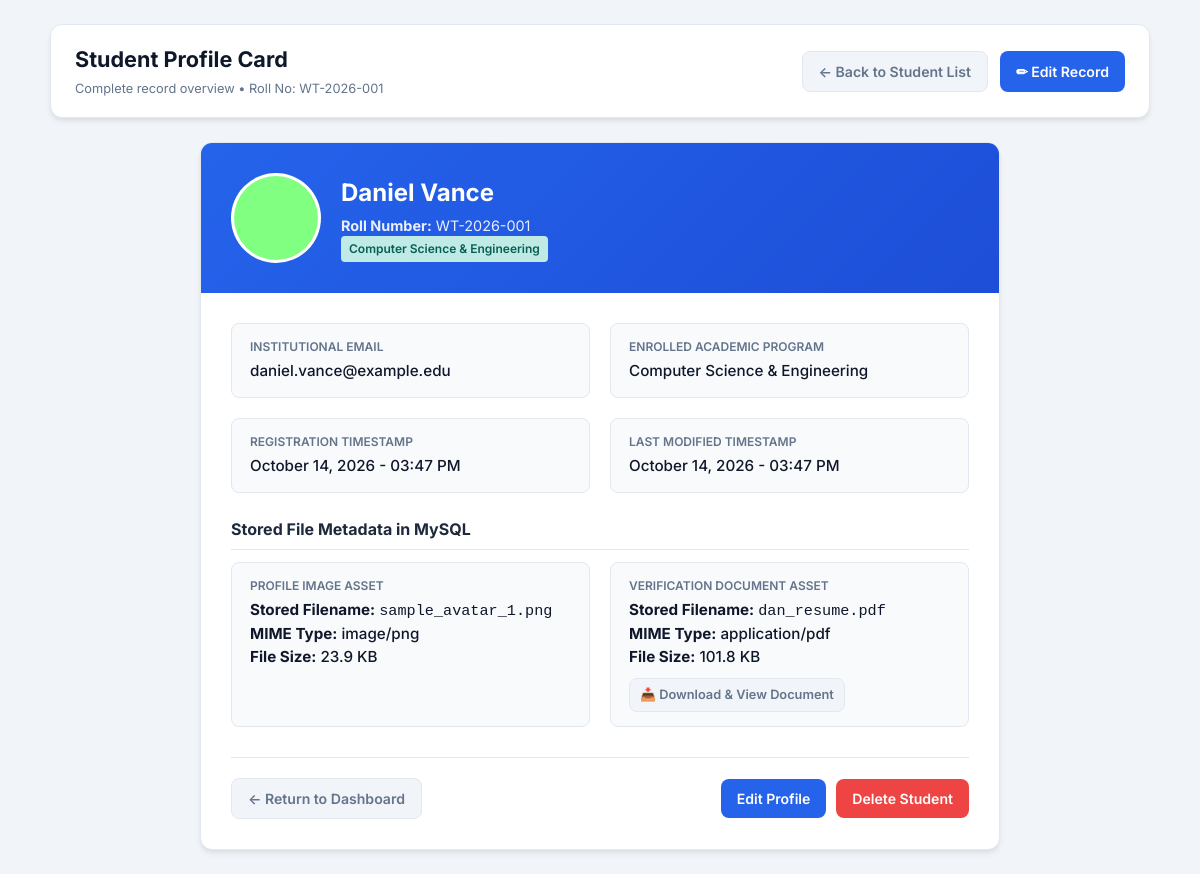
The page /view_student.php?id=1 on the database its author committed.
### tables this page shows
CREATE TABLE `students` (
    `id` INT AUTO_INCREMENT PRIMARY KEY,
    `roll_number` VARCHAR(30) NOT NULL UNIQUE,
    `full_name` VARCHAR(100) NOT NULL,
    `email` VARCHAR(100) NOT NULL UNIQUE,
    `course` VARCHAR(100) NOT NULL,
    `profile_image` VARCHAR(255) DEFAULT NULL,
    `profile_image_type` VARCHAR(100) DEFAULT NULL,
    `profile_image_size` INT DEFAULT 0,
    `document` VARCHAR(255) DEFAULT NULL,
    `document_type` VARCHAR(100) DEFAULT NULL,
    `document_size` INT DEFAULT 0,
    `created_at` TIMESTAMP DEFAULT CURRENT_TIMESTAMP,
    `updated_at` TIMESTAMP DEFAULT CURRENT_TIMESTAMP ON UPDATE CURRENT_TIMESTAMP,
    INDEX `idx_roll_number` (`roll_number`),
    INDEX `idx_email` (`email`)
);

### view_student.php (the view, shortened to what this page needs)
<?php
require_once __DIR__ . '/db.php';
$id = filter_input(INPUT_GET, 'id', FILTER_VALIDATE_INT);
try {
    $stmt = $pdo->prepare("SELECT * FROM students WHERE id = :id LIMIT 1");
    $stmt->execute([':id' => $id]);
    $student = $stmt->fetch();
} catch (PDOException $e) {
    die("Database query error: " . htmlspecialchars($e->getMessage()));
}
?>
<!DOCTYPE html>
<html lang="en">
<head>
  <link rel="stylesheet" href="style.css">
</head>
<body>
  <div class="container">
    <header class="navbar">
      <div class="nav-brand">
        <h2>Student Profile Card</h2>
        <span class="subtitle">Complete record overview &bull; Roll No: <?= htmlspecialchars($student['roll_number']) ?></span>
      </div>
      <div class="nav-actions">
        <a href="index.php" class="btn btn-secondary">&larr; Back to Student List</a>
        <a href="edit_student.php?id=<?= $student['id'] ?>" class="btn btn-primary">✏ Edit Record</a>
      </div>
    </header>
    <main class="profile-card">
      <div class="profile-header">
        <?php if (!empty($student['profile_image']) && file_exists(__DIR__ . '/uploads/' . $student['profile_image'])): ?>
          <img
            src="uploads/<?= htmlspecialchars($student['profile_image']) ?>"
            alt="Profile of <?= htmlspecialchars($student['full_name']) ?>"
            class="profile-avatar-large"
          >
        <?php else: ?>
          <div class="profile-avatar-placeholder">
            <?= strtoupper(substr($student['full_name'] ?? 'S', 0, 1)) ?>
          </div>
        <?php endif; ?>
        <div class="profile-meta">
          <h2><?= htmlspecialchars($student['full_name']) ?></h2>
          <p><strong>Roll Number:</strong> <?= htmlspecialchars($student['roll_number']) ?></p>
          <p><span class="badge badge-green"><?= htmlspecialchars($student['course']) ?></span></p>
        </div>
      </div>
      <div class="profile-body">
        <div class="detail-grid">
          <div class="detail-item">
            <div class="detail-label">Institutional Email</div>
            <div class="detail-value"><?= htmlspecialchars($student['email']) ?></div>
          </div>
          <div class="detail-item">
            <div class="detail-label">Enrolled Academic Program</div>
            <div class="detail-value"><?= htmlspecialchars($student['course']) ?></div>
          </div>
          <div class="detail-item">
            <div class="detail-label">Registration Timestamp</div>
            <div class="detail-value"><?= date('F d, Y - h:i A', strtotime($student['created_at'])) ?></div>
          </div>
          <div class="detail-item">
            <div class="detail-label">Last Modified Timestamp</div>
            <div class="detail-value"><?= date('F d, Y - h:i A', strtotime($student['updated_at'])) ?></div>
          </div>
        </div>
        <h4 style="margin: 24px 0 12px 0; color: #1e293b; border-bottom: 1px solid #e2e8f0; padding-bottom: 8px;">
          Stored File Metadata in MySQL
        </h4>
        <div class="detail-grid">
          <div class="detail-item">
            <div class="detail-label">Profile Image Asset</div>
            <?php if (!empty($student['profile_image'])): ?>
              <div class="detail-value">
                <p><strong>Stored Filename:</strong> <code><?= htmlspecialchars($student['profile_image']) ?></code></p>
                <p><strong>MIME Type:</strong> <?= htmlspecialchars($student['profile_image_type'] ?? 'image/jpeg') ?></p>
                <p><strong>File Size:</strong> <?= round(($student['profile_image_size'] ?? 0) / 1024, 1) ?> KB</p>
              </div>
            <?php else: ?>
              <div class="detail-value" style="color: #64748b;">No profile image uploaded.</div>
            <?php endif; ?>
          </div>
          <div class="detail-item">
            <div class="detail-label">Verification Document Asset</div>
            <?php if (!empty($student['document'])): ?>
              <div class="detail-value">
                <p><strong>Stored Filename:</strong> <code><?= htmlspecialchars($student['document']) ?></code></p>
                <p><strong>MIME Type:</strong> <?= htmlspecialchars($student['document_type'] ?? 'application/pdf') ?></p>
                <p><strong>File Size:</strong> <?= round(($student['document_size'] ?? 0) / 1024, 1) ?> KB</p>
                <div style="margin-top: 10px;">
                  <a href="uploads/<?= htmlspecialchars($student['document']) ?>" target="_blank" class="btn btn-secondary btn-sm">
                    📥 Download & View Document
                  </a>
                </div>
              </div>
            <?php else: ?>
              <div class="detail-value" style="color: #64748b;">No verification document attached.</div>
            <?php endif; ?>
          </div>
        </div>
        <div style="display: flex; justify-content: space-between; align-items: center; margin-top: 30px; padding-top: 20px; border-top: 1px solid #e2e8f0;">
          <a href="index.php" class="btn btn-secondary">&larr; Return to Dashboard</a>
          <div style="display: flex; gap: 10px;">
            <a href="edit_student.php?id=<?= $student['id'] ?>" class="btn btn-primary">Edit Profile</a>
            <a
              href="delete_student.php?id=<?= $student['id'] ?>"
              class="btn btn-danger"
              onclick="return confirm('Are you sure you want to permanently delete this student record?');"
            >
              Delete Student
            </a>
          </div>
        </div>
      </div>
    </main>
  </div>
</body>
</html>

### style.css (style rules this page uses)
:root { --primary: #2563eb; --primary-hover: #1d4ed8; --primary-light: #eff6ff; --secondary: #64748b; --success: #10b981; --warning: #f59e0b; --danger: #ef4444; --danger-hover: #dc2626; --bg-color: #f1f5f9; --card-bg: #ffffff; --text-dark: #0f172a; --text-muted: #64748b; --border-color: #e2e8f0; --radius: 8px; --radius-lg: 12px; --shadow: 0 4px 6px -1px rgba(0, 0, 0, 0.08), 0 2px 4px -1px rgba(0, 0, 0, 0.04); }
*, *::before, *::after { box-sizing: border-box; margin: 0; padding: 0; }
body { font-family: 'Inter', system-ui, -apple-system, BlinkMacSystemFont, "Segoe UI", Roboto, sans-serif; background-color: var(--bg-color); color: var(--text-dark); line-height: 1.5; padding: 24px 16px; min-height: 100vh; }
.container { max-width: 1100px; margin: 0 auto; }
.navbar { display: flex; justify-content: space-between; align-items: center; background: var(--card-bg); padding: 18px 24px; border-radius: var(--radius-lg); box-shadow: var(--shadow); margin-bottom: 24px; border: 1px solid var(--border-color); }
.nav-brand h2 { font-size: 1.35rem; font-weight: 700; color: var(--text-dark); }
.nav-brand .subtitle { font-size: 0.8rem; color: var(--text-muted); }
.nav-actions { display: flex; gap: 12px; }
.btn { display: inline-flex; align-items: center; gap: 6px; padding: 9px 16px; font-size: 0.88rem; font-weight: 600; border-radius: var(--radius); text-decoration: none; border: none; cursor: pointer; transition: all 0.2s ease; }
.btn-primary { background: var(--primary); color: #ffffff; }
.btn-secondary { background: #f1f5f9; color: var(--text-muted); border: 1px solid var(--border-color); }
.btn-danger { background: var(--danger); color: #ffffff; }
.btn-sm { padding: 6px 10px; font-size: 0.8rem; }
.badge { display: inline-block; padding: 4px 8px; border-radius: 4px; font-size: 0.75rem; font-weight: 600; }
.badge-green { background: #d1fae5; color: #065f46; }
.profile-card { background: var(--card-bg); border-radius: var(--radius-lg); box-shadow: var(--shadow); border: 1px solid var(--border-color); overflow: hidden; max-width: 800px; margin: 0 auto; }
.profile-header { background: linear-gradient(135deg, #2563eb, #1d4ed8); padding: 30px; color: #ffffff; display: flex; align-items: center; gap: 20px; }
.profile-avatar-large { width: 90px; height: 90px; border-radius: 50%; object-fit: cover; border: 3px solid rgba(255, 255, 255, 0.8); background: #ffffff; }
.profile-meta h2 { font-size: 1.5rem; margin-bottom: 4px; }
.profile-meta p { opacity: 0.9; font-size: 0.9rem; }
.profile-body { padding: 30px; }
.detail-grid { display: grid; grid-template-columns: 1fr 1fr; gap: 20px; margin-bottom: 24px; }
.detail-item { background: #f8fafc; padding: 14px 18px; border-radius: var(--radius); border: 1px solid var(--border-color); }
.detail-label { font-size: 0.75rem; text-transform: uppercase; color: var(--text-muted); font-weight: 600; margin-bottom: 4px; }
.detail-value { font-size: 0.95rem; font-weight: 500; color: var(--text-dark); }

### rows shown on the page
students: roll_number "WT-2026-001", profile_image (picture), full_name "Daniel Vance", course "Computer Science & Engineering", email "daniel.vance@example.edu", created_at "October 14, 2026 - 03:47 PM", updated_at "October 14, 2026 - 03:47 PM", profile_image "sample_avatar_1.png", profile_image_type "image/png", ($student['profile_image_size']??0)/1024 "23.9", document "dan_resume.pdf", document_type "application/pdf", ($student['document_size']??0)/1024 "101.8"
